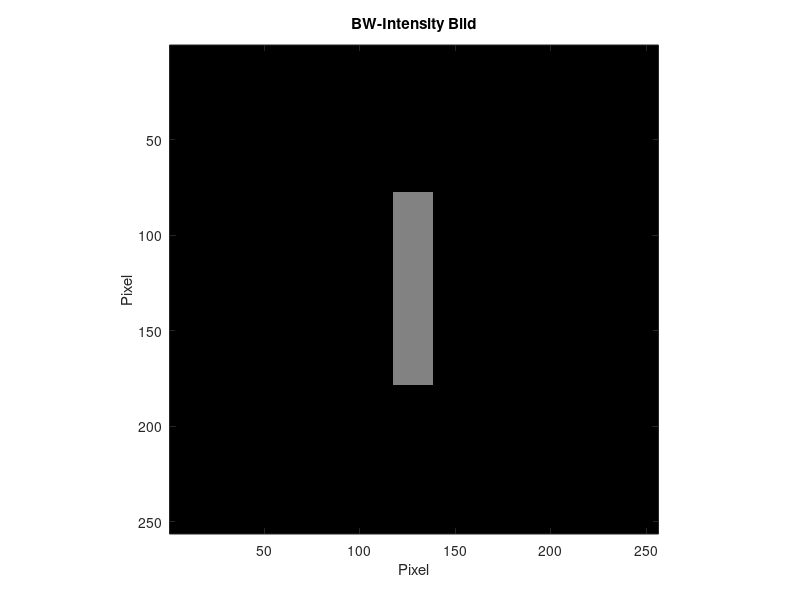

Recreate this plot in MATLAB.
%Johannes Bluhm und Marleen Johannsen, 13.04.2020, Laboraufgabe 1, Version 1
%1. Matrizenverarbeitung: Verkleinern des Bildes cameraman.tif

clc; %Kommandofenster bereinigen
clear; %Variablen bereinigen
close all; %alles schließen

A = zeros(256,256); %Leere Matrix erstellen
w = 20; %Rechteck Breite
h = 100; %Rechteck Höhe
A(256/2-h/2:256/2+h/2,256/2-w/2:256/2+w/2,:) = 0.5; %Rechteck in Matrix platzieren

figure(1); %Ein neues Fenster öffnen
imshow(A); %Bild ausgeben
axis on; %Achsen sichtbar machen
title('BW-Intensity Bild'); %Titel des Fensters
xlabel('Pixel'); %Horizontale Achse Beschriftung
ylabel('Pixel'); %Vertikale Achse Beschriftung
imwrite(A, 'export.png'); %Bild in Datei speichern
